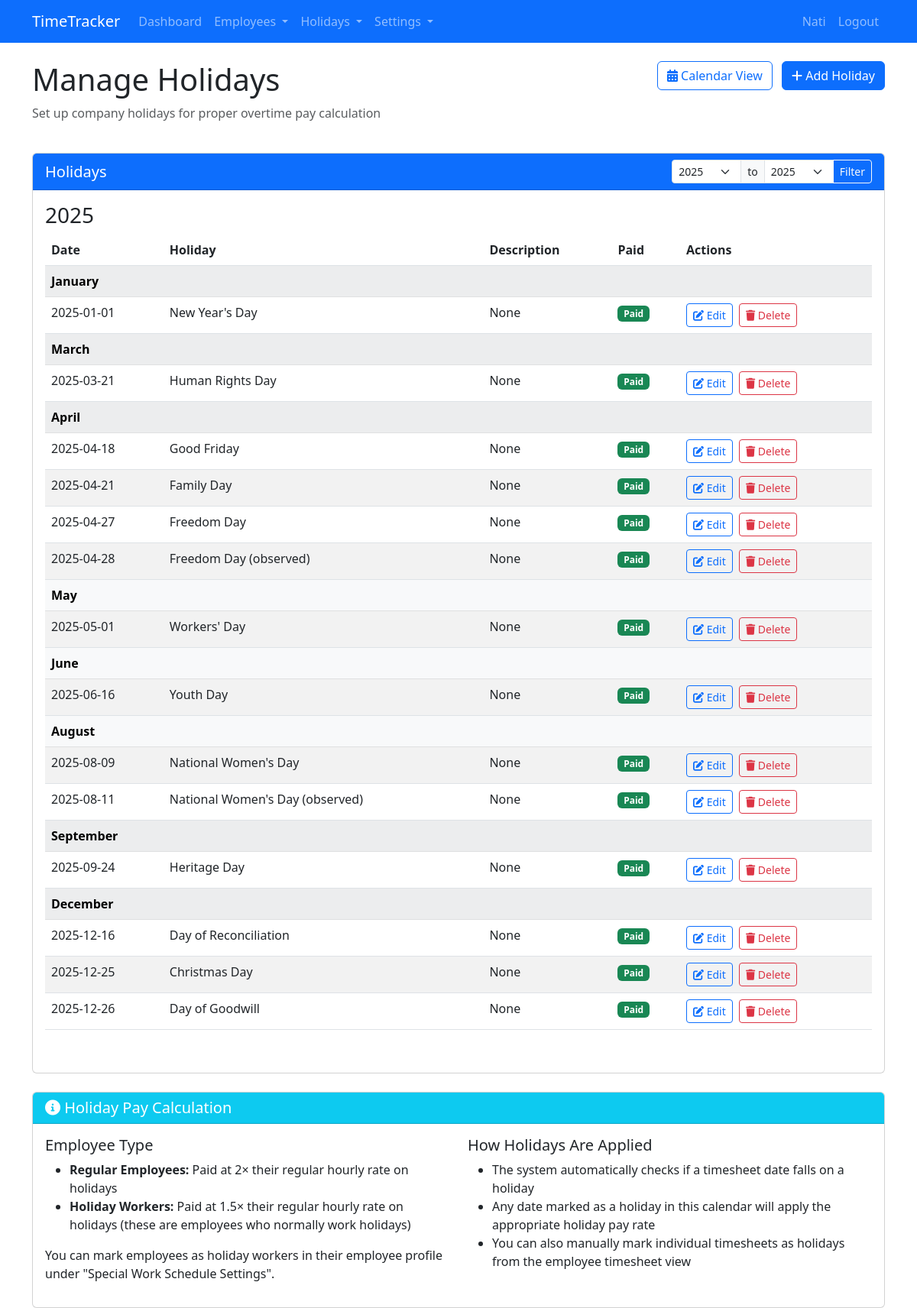
Page /holidays (signed in) on the committed database.
### app.py (models this page shows, shortened)
class User(UserMixin, db.Model):
    id = db.Column(db.Integer, primary_key=True)
    username = db.Column(db.String(80), unique=True, nullable=False)
    email = db.Column(db.String(120), unique=True, nullable=False)
    password_hash = db.Column(db.String(128))
    is_admin = db.Column(db.Boolean, default=False)
    company_id = db.Column(db.Integer, db.ForeignKey('company.id'))

class Holiday(db.Model):
    id = db.Column(db.Integer, primary_key=True)
    company_id = db.Column(db.Integer, db.ForeignKey('company.id'), nullable=False)
    date = db.Column(db.Date, nullable=False)
    name = db.Column(db.String(100), nullable=False)
    description = db.Column(db.Text)
    is_paid = db.Column(db.Boolean, default=True)  # Whether it's a paid holiday
    company = db.relationship('Company', backref='holidays')
    __table_args__ = (db.UniqueConstraint('company_id', 'date', name='_company_date_uc'),)

### app.py (the view)
@app.route('/holidays')
@login_required
def holidays():
    if not current_user.is_admin:
        flash('Access denied.')
        return redirect(url_for('dashboard'))
    company = current_user.company
    current_year = datetime.now().year
    start_year = request.args.get('start_year', current_year, type=int)
    end_year = request.args.get('end_year', current_year, type=int)
    if start_year > end_year:
        start_year = end_year
    start_date = datetime(start_year, 1, 1)
    end_date = datetime(end_year, 12, 31)
    holidays = Holiday.query.filter_by(company_id=company.id) \
        .filter(Holiday.date >= start_date) \
        .filter(Holiday.date <= end_date) \
        .order_by(Holiday.date) \
        .all()
    holidays_by_month = {}
    for holiday in holidays:
        year = holiday.date.year
        month = holiday.date.month
        if year not in holidays_by_month:
            holidays_by_month[year] = {}
        if month not in holidays_by_month[year]:
            holidays_by_month[year][month] = []
        holidays_by_month[year][month].append(holiday)
    available_years = range(current_year - 2, current_year + 4)
    month_names = [
        'January', 'February', 'March', 'April', 'May', 'June',
        'July', 'August', 'September', 'October', 'November', 'December'
    ]
    return render_template('holidays.html',
                          holidays=holidays,
                          holidays_by_month=holidays_by_month,
                          start_year=start_year,
                          end_year=end_year,
                          available_years=available_years,
                          month_names=month_names,
                          current_year=current_year)

### app.py (called while the page is built)
@login_manager.user_loader
def load_user(user_id):
    return User.query.get(int(user_id))

### templates/holidays.html (shortened to what this page needs)
{% extends "base.html" %}
{% block content %}
<div class="row mb-4">
    <div class="col-md-8">
        <h1>Manage Holidays</h1>
        <p class="text-muted">Set up company holidays for proper overtime pay calculation</p>
    </div>
    <div class="col-md-4 text-end">
        <a href="{{ url_for('calendar_view') }}" class="btn btn-outline-primary me-2">
            <i class="fas fa-calendar-alt"></i> Calendar View
        </a>
        <a href="{{ url_for('add_holiday') }}" class="btn btn-primary">
            <i class="fas fa-plus"></i> Add Holiday
        </a>
    </div>
</div>
<div class="row mb-4">
    <div class="col-md-12">
        <div class="card">
            <div class="card-header bg-primary text-white d-flex justify-content-between align-items-center">
                <h5 class="mb-0">Holidays</h5>
                <form class="d-inline-flex" method="GET" action="{{ url_for('holidays') }}">
                    <div class="input-group input-group-sm">
                        <select class="form-select form-select-sm" name="start_year">
                            {% for y in available_years %}
                            <option value="{{ y }}" {% if y == start_year %}selected{% endif %}>{{ y }}</option>
                            {% endfor %}
                        </select>
                        <span class="input-group-text">to</span>
                        <select class="form-select form-select-sm" name="end_year">
                            {% for y in available_years %}
                            <option value="{{ y }}" {% if y == end_year %}selected{% endif %}>{{ y }}</option>
                            {% endfor %}
                        </select>
                        <button type="submit" class="btn btn-sm btn-outline-light">Filter</button>
                    </div>
                </form>
            </div>
            <div class="card-body">
                {% if holidays %}
                    {% for year, months in holidays_by_month.items() %}
                    <div class="year-section mb-4">
                        <h3>{{ year }}</h3>
                        <div class="table-responsive">
                            <table class="table table-striped">
                                <thead>
                                    <tr>
                                        <th>Date</th>
                                        <th>Holiday</th>
                                        <th>Description</th>
                                        <th>Paid</th>
                                        <th>Actions</th>
                                    </tr>
                                </thead>
                                <tbody>
                                    {% for month, month_holidays in months.items() %}
                                    <tr class="table-light">
                                        <th colspan="5">{{ month_names[month-1] }}</th>
                                    </tr>
                                    {% for holiday in month_holidays %}
                                    <tr>
                                        <td>{{ holiday.date.strftime('%Y-%m-%d') }}</td>
                                        <td>{{ holiday.name }}</td>
                                        <td>{{ holiday.description }}</td>
                                        <td>
                                            {% if holiday.is_paid %}
                                            <span class="badge bg-success">Paid</span>
                                            {% else %}
                                            <span class="badge bg-secondary">Unpaid</span>
                                            {% endif %}
                                        </td>
                                        <td>
                                            <a href="{{ url_for('edit_holiday', holiday_id=holiday.id) }}" class="btn btn-sm btn-outline-primary">
                                                <i class="fas fa-edit"></i> Edit
                                            </a>
                                            <a href="{{ url_for('delete_holiday', holiday_id=holiday.id) }}" class="btn btn-sm btn-outline-danger ms-1"
                                               onclick="return confirm('Are you sure you want to delete this holiday?');">
                                                <i class="fas fa-trash"></i> Delete
                                            </a>
                                        </td>
                                    </tr>
                                    {% endfor %}
                                    {% endfor %}
                                </tbody>
                            </table>
                        </div>
                    </div>
                    {% endfor %}
                {% else %}
                <div class="alert alert-info">
                    <p>No holidays found for the selected years. Click "Add Holiday" to create your first holiday entry.</p>
                </div>
                {% endif %}
            </div>
        </div>
    </div>
</div>
<div class="row">
    <div class="col-md-12">
        <div class="card">
            <div class="card-header bg-info text-white">
                <h5 class="mb-0"><i class="fas fa-info-circle"></i> Holiday Pay Calculation</h5>
            </div>
            <div class="card-body">
                <div class="row">
                    <div class="col-md-6">
                        <h5>Employee Type</h5>
                        <ul>
                            <li><strong>Regular Employees:</strong> Paid at 2× their regular hourly rate on holidays</li>
                            <li><strong>Holiday Workers:</strong> Paid at 1.5× their regular hourly rate on holidays (these are employees who normally work holidays)</li>
                        </ul>
                        <p>You can mark employees as holiday workers in their employee profile under "Special Work Schedule Settings".</p>
                    </div>
                    <div class="col-md-6">
                        <h5>How Holidays Are Applied</h5>
                        <ul>
                            <li>The system automatically checks if a timesheet date falls on a holiday</li>
                            <li>Any date marked as a holiday in this calendar will apply the appropriate holiday pay rate</li>
                            <li>You can also manually mark individual timesheets as holidays from the employee timesheet view</li>
                        </ul>
                    </div>
                </div>
            </div>
        </div>
    </div>
</div>
{% endblock %}

### templates/base.html (shortened to what this page needs)
<!DOCTYPE html>
<html lang="en">
<head>
    <link href="https://cdn.jsdelivr.net/npm/bootstrap@5.3.0-alpha1/dist/css/bootstrap.min.css" rel="stylesheet">
    <link href="https://cdnjs.cloudflare.com/ajax/libs/font-awesome/6.0.0/css/all.min.css" rel="stylesheet">
</head>
<body>
    <nav class="navbar navbar-expand-lg navbar-dark bg-primary">
        <div class="container">
            <a class="navbar-brand" href="{{ url_for('index') }}">TimeTracker</a>
            <div class="collapse navbar-collapse" id="navbarNav">
                <ul class="navbar-nav me-auto">
                    {% if current_user.is_authenticated %}
                    <li class="nav-item">
                        <a class="nav-link" href="{{ url_for('dashboard') }}">Dashboard</a>
                    </li>
                    {% if current_user.is_admin %}
                    <li class="nav-item dropdown">
                        <a class="nav-link dropdown-toggle" href="#" id="employeesDropdown" role="button" data-bs-toggle="dropdown" aria-expanded="false">
                            Employees
                        </a>
                    </li>
                    <li class="nav-item dropdown">
                        <a class="nav-link dropdown-toggle" href="#" id="holidaysDropdown" role="button" data-bs-toggle="dropdown" aria-expanded="false">
                            Holidays
                        </a>
                    </li>
                    <li class="nav-item dropdown">
                        <a class="nav-link dropdown-toggle" href="#" id="settingsDropdown" role="button" data-bs-toggle="dropdown" aria-expanded="false">
                            Settings
                        </a>
                    </li>
                    {% endif %}
                    {% endif %}
                </ul>
                <ul class="navbar-nav">
                    {% if current_user.is_authenticated %}
                    <li class="nav-item">
                        <span class="nav-link">{{ current_user.username }}</span>
                    </li>
                    <li class="nav-item">
                        <a class="nav-link" href="{{ url_for('logout') }}">Logout</a>
                    </li>
                    {% endif %}
                </ul>
            </div>
        </div>
    </nav>
    <div class="container mt-4">
        {% block content %}{% endblock %}
    </div>
</body>
</html>

### rows in the picture
User: username "Nati"
Holiday: date "2025-01-01", name "New Year's Day", description "None", is_paid "Paid"
Holiday: date "2025-03-21", name "Human Rights Day", description "None", is_paid "Paid"
Holiday: date "2025-04-18", name "Good Friday", description "None", is_paid "Paid"
Holiday: date "2025-04-21", name "Family Day", description "None", is_paid "Paid"
Holiday: date "2025-04-27", name "Freedom Day", description "None", is_paid "Paid"
Holiday: date "2025-04-28", name "Freedom Day (observed)", description "None", is_paid "Paid"
Holiday: date "2025-05-01", name "Workers' Day", description "None", is_paid "Paid"
Holiday: date "2025-06-16", name "Youth Day", description "None", is_paid "Paid"
Holiday: date "2025-08-09", name "National Women's Day", description "None", is_paid "Paid"
Holiday: date "2025-08-11", name "National Women's Day (observed)", description "None", is_paid "Paid"
Holiday: date "2025-09-24", name "Heritage Day", description "None", is_paid "Paid"
Holiday: date "2025-12-16", name "Day of Reconciliation", description "None", is_paid "Paid"
Holiday: date "2025-12-25", name "Christmas Day", description "None", is_paid "Paid"
Holiday: date "2025-12-26", name "Day of Goodwill", description "None", is_paid "Paid"

### other values in the picture
{{ year }} "2025"
{{ month_names[month-1] }} "January" "March" "April" "May" "June" "August" "September" "December"
form field start_year "2025"
form field end_year "2025"
